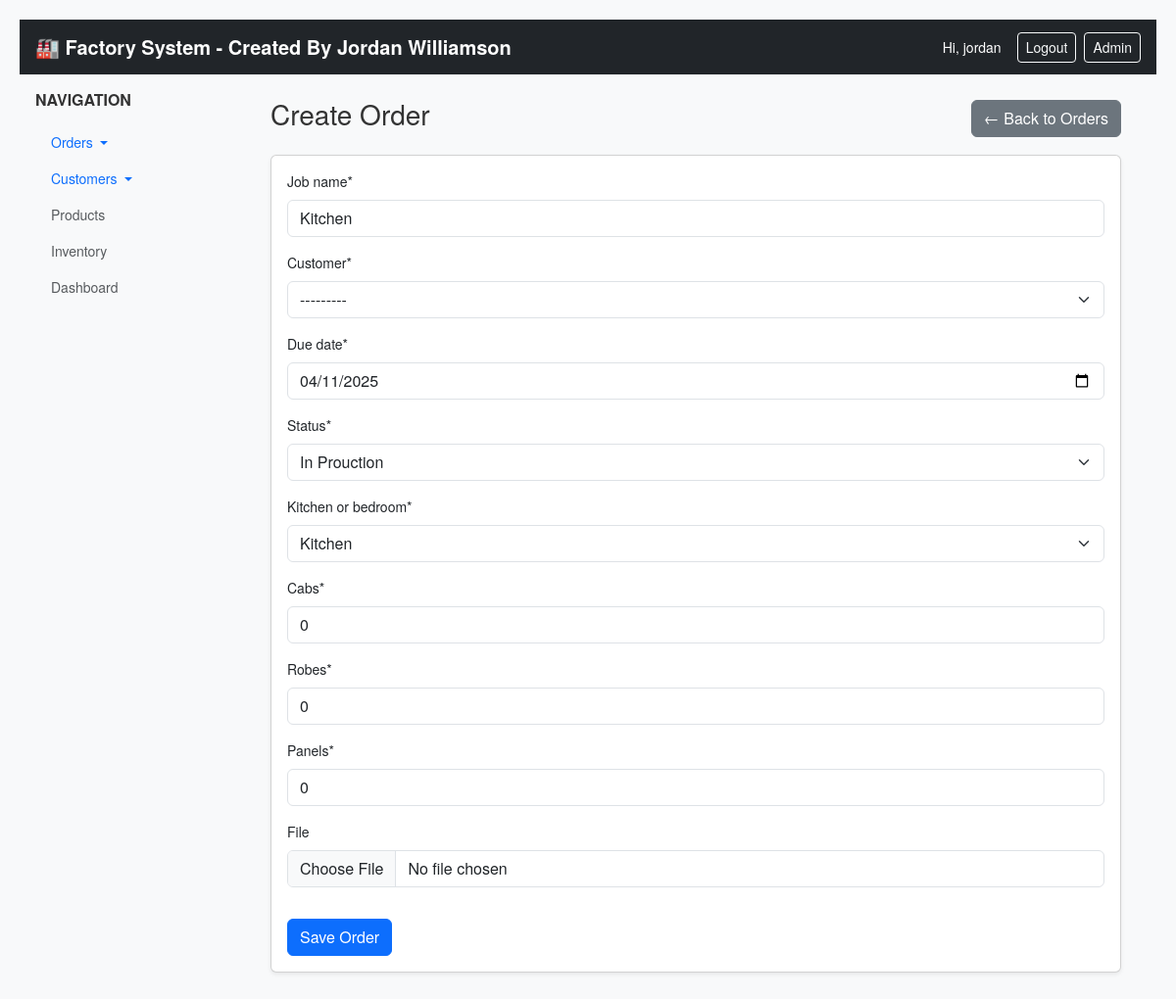
The app's page /update/3/ (signed in) with its own data.
### orders/models.py (models this page shows, shortened)
class Order(models.Model):
    STATUS_CHOICES = [
        ('PENDING', 'Pending'),
        ('IN_PRODUCTION', 'In Prouction'),
        ('COMPLETE', 'Complete'),
        ('DELIVERED', 'Delivered'),
        ('CANCELLED', 'Cancelled'),
        ('NO_PAPERWORK', 'No Paper Work'),
        ('CONFIRMATION', 'Confirmation'),
    ]
    kitchen_or_bedroom = [
        ('KITCHEN', 'Kitchen'),
        ('BEDROOM', 'Bedroom'),
    ]
    job_name = models.CharField(max_length=255)
    customer = models.ForeignKey(Customer, on_delete=models.CASCADE, related_name='orders')
    due_date = models.DateField()
    status = models.CharField(max_length=20, choices=STATUS_CHOICES, default='PENDING')
    created_at = models.DateTimeField(auto_now_add=True)
    kitchen_or_bedroom = models.CharField(max_length=50, choices=kitchen_or_bedroom, default='KITCHEN')
    cabs = models.IntegerField(default=0)
    robes = models.IntegerField(default=0)
    panels = models.IntegerField(default=0)

### orders/views.py (the view)
# urls.py: path('update/<int:pk>/', views.order_update, name='order_update'),
@login_required
def order_update(request, pk):
    order = get_object_or_404(Order, pk=pk)
    if request.method == 'POST':
        form = OrderForm(request.POST, instance=order)
        attachment_form = AttachmentForm(request.POST, request.FILES)
        if form.is_valid() and attachment_form.is_valid():
            order = form.save()
            file = attachment_form.cleaned_data.get('file')
            if file:
                OrderAttachment.objects.create(order=order, file=file)
            return redirect('order_list')
    else:
        form = OrderForm(instance=order)
        attachment_form = AttachmentForm()
    return render(request, 'orders/order_form.html', {
        'form': form,
        'attachment_form': attachment_form
    })

### orders/forms.py
class OrderForm(forms.ModelForm):
    class Meta:
        model = Order
        fields = '__all__'
        widgets = {
            'due_date': forms.DateInput(attrs={'type': 'date'}),
        }

class AttachmentForm(forms.Form):
    file = forms.FileField(required=False)  # No widget override here

### orders/templates/orders/order_form.html (shortened to what this page needs)
{% extends "base.html" %}
{% load crispy_forms_tags %}
{% block content %}
<div class="container">
    <div class="d-flex justify-content-between align-items-center mb-3">
        <h1 class="h3">Create Order</h1>
        <a href="{% url 'order_list' %}" class="btn btn-secondary">← Back to Orders</a>
    </div>
    <div class="card shadow-sm">
        <div class="card-body">
            <form method="post" enctype="multipart/form-data" novalidate>
                {{ form|crispy }}
                {{ attachment_form|crispy }}
                <button type="submit" class="btn btn-primary mt-3">Save Order</button>
            </form>
        </div>
    </div>
</div>
{% endblock %}

### orders/templates/base.html (shortened to what this page needs)
{% load static %}
<!DOCTYPE html>
<html lang="en">
<head>
  <link href="https://cdn.jsdelivr.net/npm/bootstrap@5.3.0/dist/css/bootstrap.min.css" rel="stylesheet">
  <link rel="stylesheet" href="{% static 'orders/css/custom.css' %}">
</head>
<body>
  <nav class="navbar navbar-dark bg-dark px-3">
    <a class="navbar-brand fw-bold" href="{% url 'order_list' %}">🏭 Factory System - Created By Jordan Williamson</a>
    <div class="d-flex align-items-center ms-auto">
      {% if user.is_authenticated %}
        <span class="navbar-text text-white me-3">Hi, {{ user.username }}</span>
        <a class="btn btn-outline-light btn-sm me-2" href="{% url 'logout' %}">Logout</a>
        <a class="btn btn-outline-light btn-sm" href="/admin/">Admin</a>
      {% else %}
        <a class="btn btn-outline-light btn-sm" href="{% url 'login' %}">Login</a>
      {% endif %}
    </div>
  </nav>
  <div class="d-flex" style="min-height: 100vh;">
    <aside class="bg-light p-3" style="width: 220px;">
      <h6 class="fw-bold text-uppercase mb-3">Navigation</h6>
      <ul class="nav flex-column">
        <li class="nav-item dropdown">
            <a class="nav-link dropdown-toggle" href="#" role="button" data-bs-toggle="dropdown" aria-expanded="false">
              Orders
            </a>
                <li class="nav-item dropdown">
                <a class="nav-link dropdown-toggle" href="#" role="button" data-bs-toggle="dropdown" aria-expanded="false">
                  Customers
                </a>
        </li>
        <li class="nav-item">
          <a class="nav-link disabled text-muted" href="#">Products</a>
        </li>
        <li class="nav-item">
          <a class="nav-link disabled text-muted" href="#">Inventory</a>
        </li>
        <li class="nav-item">
          <a class="nav-link disabled text-muted" href="#">Dashboard</a>
        </li>
      </ul>
    </aside>
    <main class="flex-grow-1 p-4">
      {% block content %}
      {% endblock %}
    </main>
  </div>
</body>
</html>

### orders/static/orders/css/custom.css (style rules this page uses)
body { font-family: 'Helvetica Neue', Helvetica, Arial, sans-serif; font-size: 14px; color: #333; background-color: #f8f9fa; margin: 20px; }
h1 { font-size: 32px; color: #009879; margin-bottom: 20px; }
a { color: #009879; text-decoration: none; }

### records on screen
Order: job_name "Kitchen", customer "---------", due_date "04/11/2025", status "In Prouction", kitchen_or_bedroom "Kitchen", cabs "0", robes "0", panels "0"

### other values on screen
{{ user.username }} "jordan"
